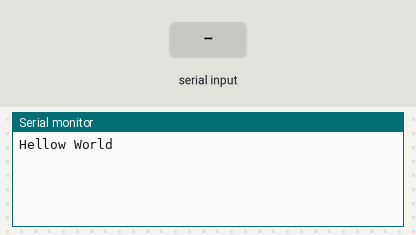
Simulated run of this sketch. Board: Arduino Uno, built with avr-gcc and run on an emulated ATmega328P. On the bench: the last lines printed to the serial monitor. Inputs (shaded band) come from the test bench.

Above: at 1.2 s.
1.3 s: "1" received over Serial
At 1.9 s:
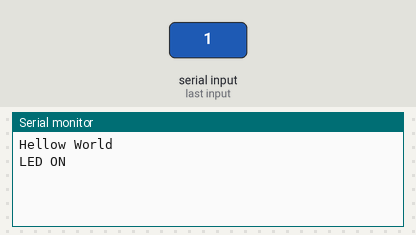
2.8 s: "0" received over Serial
At 4.2 s:
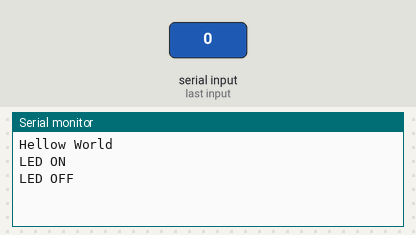

The sketch:

sketch_mar18a.ino
```cpp
const byte led=7;
char val;
void setup() {
Serial.begin(9600);
Serial.println("Hellow World");
}

void loop() {
if(Serial.available()){
  val=Serial.read();
  if(val=='1'){
    digitalWrite(led,HIGH);
    Serial.println("LED ON");
  }
  else if(val=='0'){
    digitalWrite(led,LOW);
    Serial.println("LED OFF");
  }

}
}
```

Measured:
- after the input at 1.3 s, the serial monitor: prints a new line at once (image 1)
- after the input at 2.8 s, the serial monitor: prints a new line at once (image 2)
